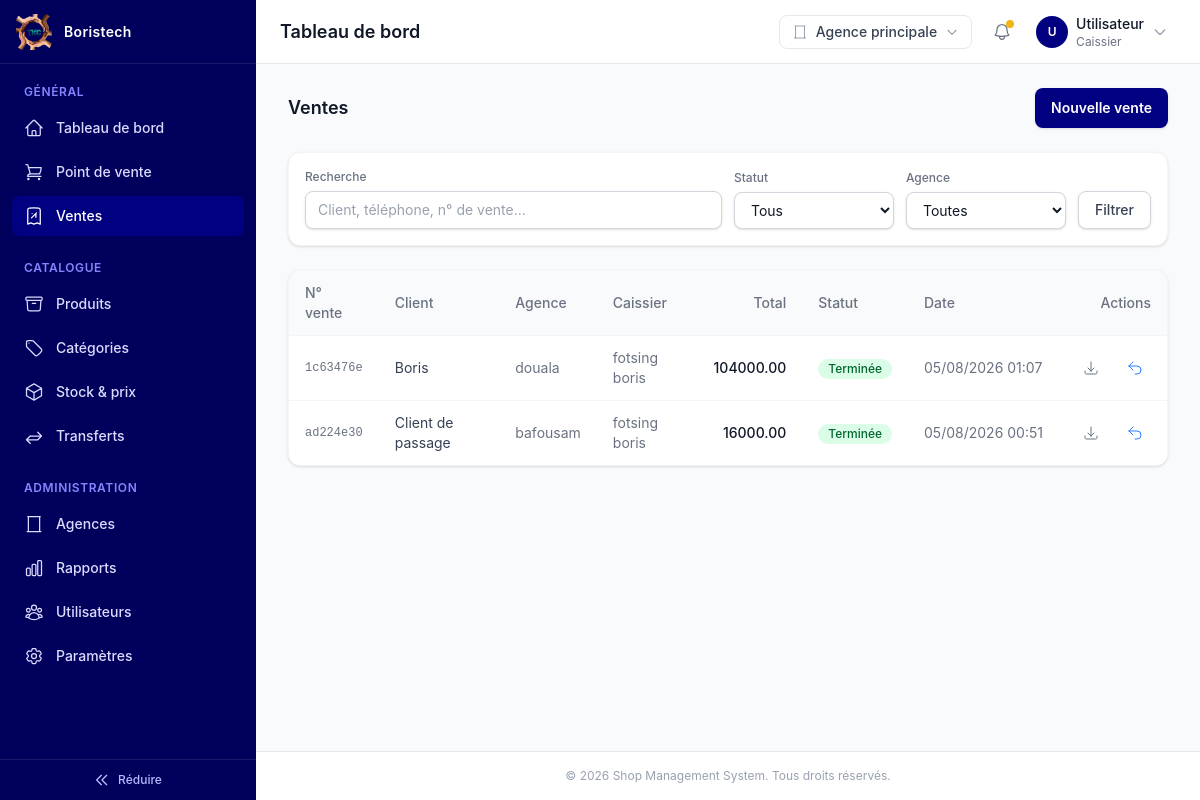
Page /sales/ventes/ (signed in) on the earlier database version.
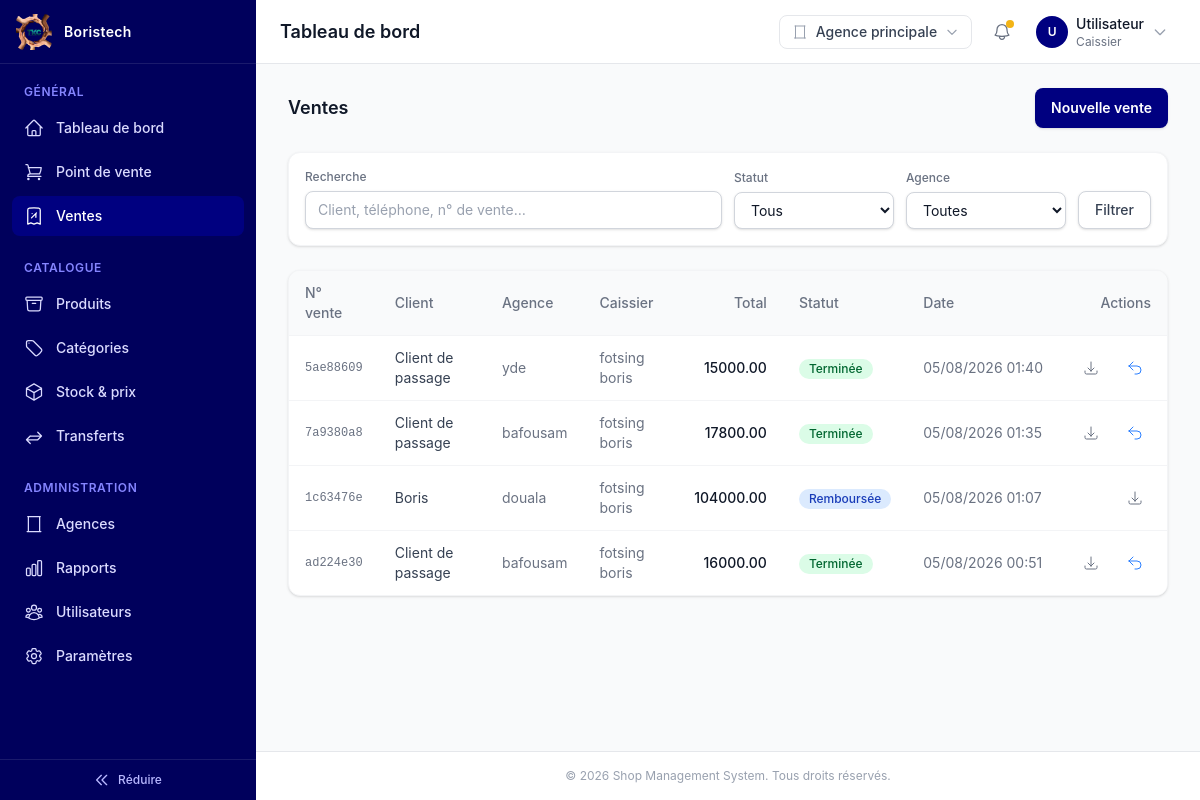
Same page on the later database version.
### sales/models.py (models this page shows, shortened)
class Commande(BaseModel):
    agence = models.ForeignKey(
        Agence,
        on_delete=models.PROTECT,
        related_name="commandes",
        help_text="Agence dans laquelle la vente a été réalisée.",
    )
    caissier = models.ForeignKey(
        settings.AUTH_USER_MODEL,
        on_delete=models.PROTECT,
        related_name="commandes_realisees",
        limit_choices_to={"role": Role.CAISSIER},
        help_text="Caissier ayant réalisé la vente.",
    )
    client = models.ForeignKey(
        Client,
        on_delete=models.SET_NULL,
        related_name="commandes",
        null=True,
        blank=True,
        help_text="Client de la vente. Facultatif : une vente 'client de passage' est valide (EF-6.1).",
    )
    remise = models.DecimalField(
        max_digits=12,
        decimal_places=2,
        default=0,
        help_text="Montant de la remise appliquée à la commande (EF-7.2).",
    )
    taxe = models.DecimalField(
        max_digits=12,
        decimal_places=2,
        default=0,
        help_text="Montant de la taxe appliquée à la commande (EF-7.2).",
    )
    total = models.DecimalField(
        max_digits=12,
        decimal_places=2,
        default=0,
        help_text="Total de la commande, recalculé par signal à partir des lignes (EF-13.4).",
    )
    mode_paiement = models.CharField(
        max_length=20,
        choices=ModePaiement.choices,
        help_text="Mode de paiement utilisé (EF-7.2).",
    )
    statut = models.CharField(
        max_length=20,
        choices=CommandeStatut.choices,
        default=CommandeStatut.EN_ATTENTE,
        db_index=True,
        help_text="Cycle de vie de la commande (EF-7.5).",
    )
    date = models.DateTimeField(
        auto_now_add=True,
        db_index=True,
        help_text="Date et heure de la vente.",
    )
    class Meta(BaseModel.Meta):
        verbose_name = "Commande"
        verbose_name_plural = "Commandes"
        indexes = [
            models.Index(fields=["agence", "statut", "date"]),
            models.Index(fields=["caissier", "date"]),
        ]

class Client(BaseModel):
    nom = models.CharField(
        max_length=150,
        help_text="Nom complet du client.",
    )
    telephone = models.CharField(
        max_length=30,
        unique=True,
        db_index=True,
        help_text=(
            "Numéro de téléphone : clé naturelle utilisée pour éviter les doublons "
            "lorsqu'un même client est saisi avec une orthographe de nom différente (EF-6.4)."
        ),
    )
    email = models.EmailField(
        blank=True,
        help_text="Email du client (optionnel).",
    )
    adresse = models.CharField(
        max_length=255,
        blank=True,
        help_text="Adresse du client (optionnelle).",
    )
    class Meta(BaseModel.Meta):
        verbose_name = "Client"
        verbose_name_plural = "Clients"
        indexes = [
            models.Index(fields=["nom"]),
        ]

### general/models.py (models this page shows, shortened)
class BaseModel(models.Model):
    id = models.UUIDField(
        primary_key=True,
        default=uuid.uuid4,
        editable=False,
        help_text="Identifiant unique (UUID) de l'enregistrement.",
    )
    created_at = models.DateTimeField(
        auto_now_add=True,
        db_index=True,
        help_text="Date et heure de création de l'enregistrement.",
    )
    updated_at = models.DateTimeField(
        auto_now=True,
        help_text="Date et heure de la dernière modification.",
    )
    class Meta:
        abstract = True
        ordering = ["-created_at"]

class Agence(BaseModel):
    nom = models.CharField(
        max_length=150,
        help_text="Nom commercial de l'agence.",
    )
    slug = models.SlugField(
        max_length=170,
        unique=True,
        blank=True,
        help_text=(
            "Identifiant unique de l'agence utilisé dans les URLs (ex: /agences/"
            "<slug>/) à la place de l'UUID, notamment pour les liens visités par "
            "un Responsable d'agence ou un Caissier après connexion. Généré "
            "automatiquement à partir du nom si laissé vide."
        ),
    )
    adresse = models.CharField(
        max_length=255,
        blank=True,
        help_text="Adresse physique de l'agence.",
    )
    telephone = models.CharField(
        max_length=30,
        blank=True,
        help_text="Numéro de téléphone de contact de l'agence.",
    )
    actif = models.BooleanField(
        default=True,
        db_index=True,
        help_text=(
            "Une agence désactivée est exclue des écrans de vente/POS mais "
            "reste visible dans l'historique et les rapports (EF-1.3)."
        ),
    )
    class Meta(BaseModel.Meta):
        verbose_name = "Agence"
        verbose_name_plural = "Agences"
        indexes = [
            models.Index(fields=["nom"]),
            models.Index(fields=["actif", "nom"]),
        ]

### users/models.py (models this page shows, shortened)
class Utilisateur(AbstractUser, BaseModel):
    role = models.CharField(
        max_length=20,
        choices=Role.choices,
        db_index=True,
        help_text="Rôle de l'utilisateur : détermine son périmètre d'accès (EF-9.2 à EF-9.4).",
    )
    agence = models.ForeignKey(
        Agence,
        on_delete=models.PROTECT,
        related_name="utilisateurs",
        null=True,
        blank=True,
        help_text=(
            "Agence de rattachement. Obligatoire pour un Responsable d'agence ou un "
            "Caissier ; laisser vide pour un Admin (accès à toutes les agences)."
        ),
    )
    telephone = models.CharField(
        max_length=30,
        blank=True,
        help_text="Numéro de téléphone professionnel de l'utilisateur.",
    )
    objects = UserManager()
    class Meta(BaseModel.Meta):
        verbose_name = "Utilisateur"
        verbose_name_plural = "Utilisateurs"
        indexes = [
            models.Index(fields=["role"]),
            models.Index(fields=["agence", "role"]),
        ]
    @property
    def is_admin(self) -> bool:
        return self.role == Role.ADMIN
    @property
    def is_responsable_agence(self) -> bool:
        return self.role == Role.RESPONSABLE_AGENCE

### sales/views/pos_views.py (the view)
# urls.py: path("ventes/", pos_views.CommandeListView.as_view(), name="commande_list"),
class CommandeListView(LoginRequiredMixin, ListView):
    model = Commande
    template_name = "dashboard/pages/admin/sales/pos/commande_list.html"
    context_object_name = "commandes"
    paginate_by = 20
    def get_queryset(self) -> QuerySet[Commande]:
        qs = (
            get_commandes_visibles(self.request.user)
            .select_related("agence", "caissier", "client")
            .order_by("-date")
        )
        q = self.request.GET.get("q", "").strip()
        if q:
            qs = qs.filter(
                Q(client__nom__icontains=q) | Q(client__telephone__icontains=q) | Q(id__icontains=q)
            )
        statut = self.request.GET.get("statut", "").strip()
        if statut:
            qs = qs.filter(statut=statut)
        agence_id = self.request.GET.get("agence", "").strip()
        if agence_id:
            qs = qs.filter(agence_id=agence_id)
        return qs
    def get_context_data(self, **kwargs: Any) -> Dict[str, Any]:
        context = super().get_context_data(**kwargs)
        context["q"] = self.request.GET.get("q", "")
        context["statut"] = self.request.GET.get("statut", "")
        context["agence_id"] = self.request.GET.get("agence", "")
        context["statut_choices"] = CommandeStatut.choices
        agences_visibles = get_agences_visibles(self.request.user).order_by("nom")
        context["agences_visibles"] = agences_visibles if agences_visibles.count() > 1 else None
        context["peut_gerer"] = getattr(self.request.user, "is_admin", False) or getattr(
            self.request.user, "is_responsable_agence", False
        )
        return context

### general/context_processors.py (called while the page is built)
def parametres_entreprise(request: HttpRequest) -> Dict[str, Any]:
    return {"parametres": ParametresEntreprise.load()}

### general/models.py (called while the page is built)
    @classmethod
    def load(cls) -> "ParametresEntreprise":
        obj: Optional["ParametresEntreprise"] = cache.get("parametres_entreprise")
        if obj is None:
            obj, _created = cls.objects.get_or_create(
                pk=cls.SINGLETON_ID, defaults={"nom": "Ma Boutique"}
            )
            cache.set("parametres_entreprise", obj, None)
        return obj

### general/templatetags/nav_tags.py (called while the page is built)
@register.simple_tag(takes_context=True)
def dashboard_url(context: Dict[str, Any]) -> str:
    request = context["request"]
    if not request.user.is_authenticated:
        return ""
    return resolve_dashboard_url(request.user)

@register.simple_tag(takes_context=True)
def nav_active(context: Dict[str, Any], *view_names: str) -> str:
    request = context["request"]
    match = getattr(request, "resolver_match", None)
    current_view_name = getattr(match, "view_name", None) if match else None
    return ACTIVE_CLASSES if current_view_name in view_names else INACTIVE_CLASSES

### templates/dashboard/pages/admin/sales/pos/commande_list.html (shortened to what the changed rows need)
{% extends "dashboard/base.html" %}
{% block content %}
<div class="space-y-6">
  <div class="flex flex-wrap items-center justify-between gap-3">
    <h2 class="text-lg font-semibold text-gray-900">Ventes</h2>
  </div>
  <div class="overflow-hidden rounded-xl border border-gray-100 bg-white shadow-sm">
    <div class="overflow-x-auto">
      <table class="w-full min-w-[820px] text-left text-sm">
        <thead class="border-b border-gray-100 bg-gray-50">
          <tr>
            <th scope="col" class="px-4 py-3 font-medium text-gray-500">N° vente</th>
            <th scope="col" class="px-4 py-3 font-medium text-gray-500">Client</th>
            <th scope="col" class="px-4 py-3 font-medium text-gray-500">Agence</th>
            <th scope="col" class="px-4 py-3 font-medium text-gray-500">Caissier</th>
            <th scope="col" class="px-4 py-3 text-right font-medium text-gray-500">Total</th>
            <th scope="col" class="px-4 py-3 font-medium text-gray-500">Statut</th>
            <th scope="col" class="px-4 py-3 font-medium text-gray-500">Date</th>
            <th scope="col" class="sticky right-0 bg-gray-50 px-4 py-3 text-right font-medium text-gray-500">Actions</th>
          </tr>
        </thead>
        <tbody class="divide-y divide-gray-100">
          {% for commande in commandes %}
            <tr class="group cursor-pointer hover:bg-gray-50" onclick="window.location='{% url 'sales:commande_detail' commande.pk %}'">
              <td class="px-4 py-3 font-mono text-xs text-gray-500">{{ commande.id|stringformat:"s"|slice:":8" }}</td>
              <td class="px-4 py-3 text-gray-700">{{ commande.client.nom|default:"Client de passage" }}</td>
              <td class="px-4 py-3 text-gray-500">{{ commande.agence.nom }}</td>
              <td class="px-4 py-3 text-gray-500">{{ commande.caissier.get_full_name|default:commande.caissier.username }}</td>
              <td class="px-4 py-3 text-right font-medium text-gray-900">{{ commande.total }}</td>
              <td class="px-4 py-3">
                <span class="inline-flex items-center rounded-full px-2.5 py-0.5 text-xs font-medium
                  {% if commande.statut == 'TERMINEE' %}bg-green-100 text-green-800
                  {% elif commande.statut == 'ANNULEE' %}bg-red-100 text-red-800
                  {% elif commande.statut == 'REMBOURSEE' %}bg-blue-100 text-blue-800
                  {% else %}bg-amber-100 text-amber-800{% endif %}">
                  {{ commande.get_statut_display }}
                </span>
              </td>
              <td class="px-4 py-3 whitespace-nowrap text-gray-500">{{ commande.date|date:"d/m/Y H:i" }}</td>
              <td class="sticky right-0 bg-white px-4 py-3 group-hover:bg-gray-50">
                <div class="flex items-center justify-end gap-1.5">
                  <a href="{% url 'sales:recu_download' commande.pk %}" title="Télécharger le reçu"
                    onclick="event.stopPropagation()"
                    class="flex h-8 w-8 items-center justify-center rounded-lg text-gray-500 hover:bg-gray-100 hover:text-gray-700">
                    <svg class="h-4 w-4" fill="none" viewBox="0 0 24 24" stroke="currentColor" stroke-width="1.5"><path stroke-linecap="round" stroke-linejoin="round" d="M3 16.5v2.25A2.25 2.25 0 005.25 21h13.5A2.25 2.25 0 0021 18.75V16.5M16.5 12L12 16.5m0 0L7.5 12m4.5 4.5V3" /></svg>
                  </a>
                  {% if peut_gerer and commande.statut == 'TERMINEE' %}
                    <button type="button" title="Rembourser cette vente"
                      data-confirm-action="rembourser" data-confirm-form="form-rembourser-{{ commande.pk }}"
                      onclick="event.stopPropagation()"
                      class="flex h-8 w-8 items-center justify-center rounded-lg text-blue-500 hover:bg-blue-50 hover:text-blue-700">
                      <svg class="h-4 w-4" fill="none" viewBox="0 0 24 24" stroke="currentColor" stroke-width="1.5"><path stroke-linecap="round" stroke-linejoin="round" d="M9 15L3 9m0 0l6-6M3 9h12a6 6 0 010 12h-3" /></svg>
                    </button>
                  {% endif %}
                </div>
              </td>
            </tr>
          {% empty %}
            <tr>
              <td colspan="8" class="px-4 py-10 text-center text-sm text-gray-400">Aucune vente pour le moment.</td>
            </tr>
          {% endfor %}
        </tbody>
      </table>
    </div>
  </div>
</div>
{% endblock %}

Differences in the rows shown:
added Commande: id "5ae88609", client.nom "Client de passage", agence.nom "yde", caissier.get_full_name "fotsing boris", total "15000.00", statut "Terminée", date "05/08/2026 01:40"
added Commande: id "7a9380a8", client.nom "Client de passage", agence.nom "bafousam", caissier.get_full_name "fotsing boris", total "17800.00", statut "Terminée", date "05/08/2026 01:35"
changed Commande "Boris": statut "Terminée" → "Remboursée"
